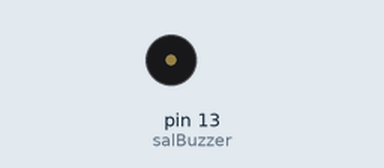
This sketch was run on a simulated Arduino Uno, built with avr-gcc and run on an emulated ATmega328P. On the bench: buzzer (waves = sounding).

Above: at 0.3 s.
Timing chart, 0 to 1.8 s (numbered marks = the images above):
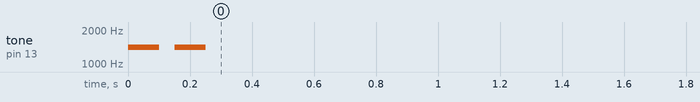

The sketch:

testBuzzer.ino
```cpp
int salBuzzer = 13;

void setup() {
  Serial.begin(9600);

  tone(salBuzzer, 1400, 100);
  delay(150);
  tone(salBuzzer, 1400, 100);
}

void loop() {
  Serial.println();
}
```

Measured:
- by itself, tone on pin 13 (salBuzzer): alternates 1400 Hz for 0.10 s and silent for 0.05 s, 4 changes in all, then stays silent
